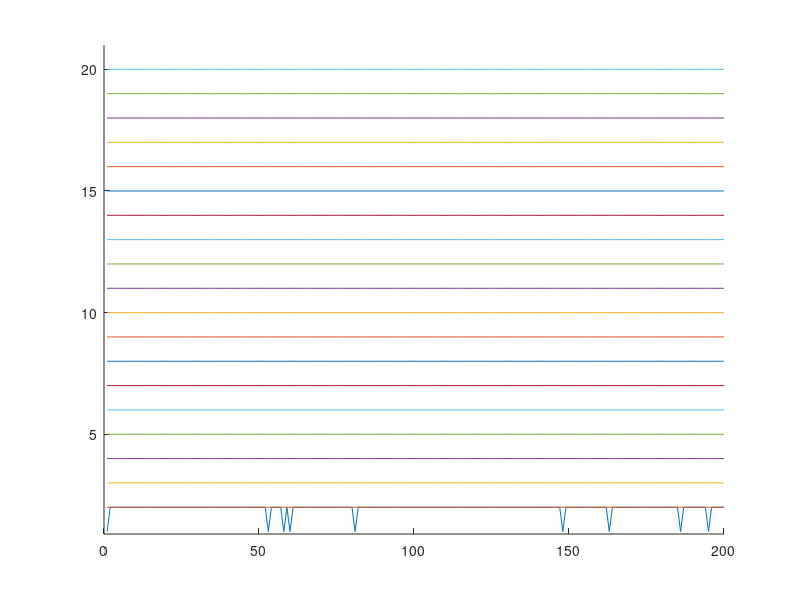
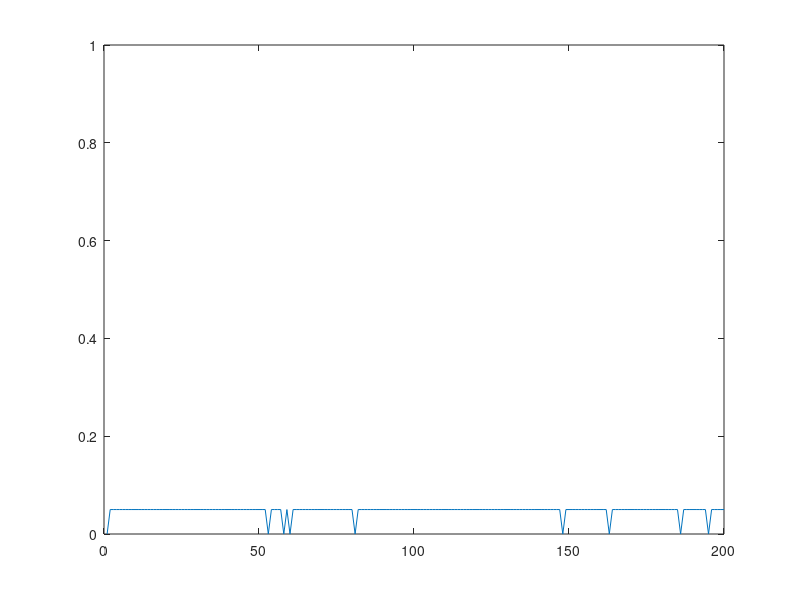
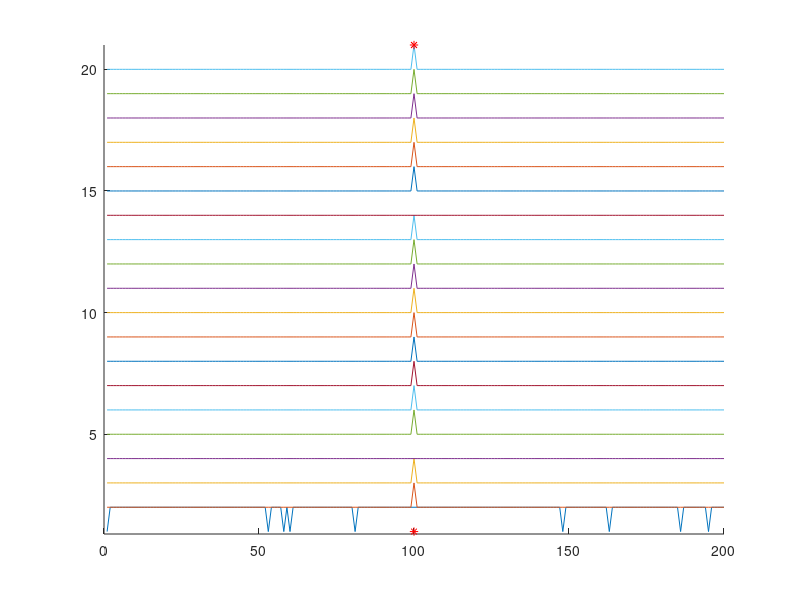
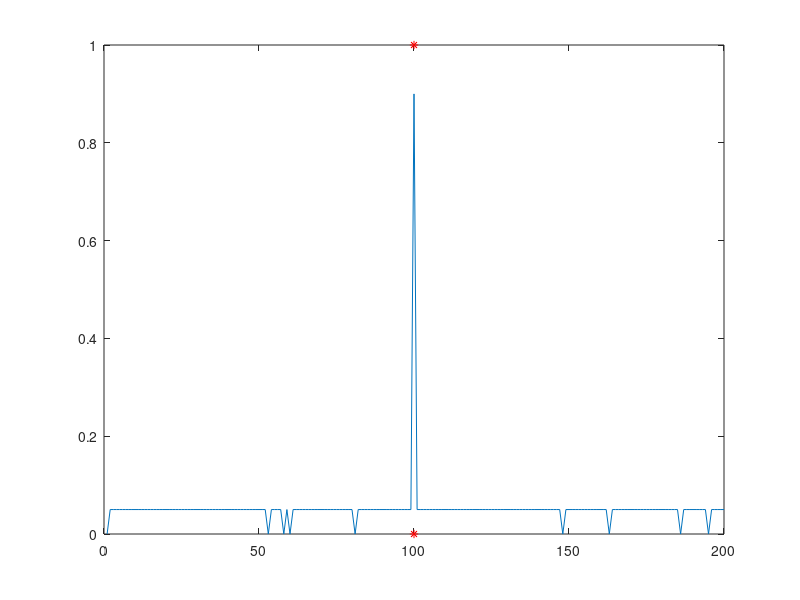

The MATLAB source for these figures, in order:
clear all

%% Random spikes 

% How many neurons 
    numits = 20; 

% Duration of the epoch
    len = 200; 
% Number of spikes per epoch
    numspikes = 30; 

% Time steps
    t = 1:len; 

% Initialize neurons, no spikes
neuron = zeros(len,numits);

% Generate spikes
    spikeIDXs = randi(len,[numits,numspikes]);
    neuron(spikeIDXs) = 1; 

% Calculate the downstream response to all neural inputs
    avgDownStream = sum(neuron');
    avgDownStream = avgDownStream / numits;

% Plot all or some of the raw spike trains
maxnumtrainstoshow = 50;
figure(27); clf; hold on;
    for j=1:min([maxnumtrainstoshow, numits])
        plot(t, neuron(:,j)+j);
    end
    ylim([0.9, min([maxnumtrainstoshow+1, numits+1])])

% Plot the downstream neural response
    figure(28); clf; 
        plot(t, avgDownStream); ylim([0 1]);

%% Signal detection with random spikes

% Chance that a neuron will detect the event (range 0-1)
    detectionChance = 0.80; 


neuronDetector = neuron;

detections = find(rand(1,numits) <= detectionChance);
neuronDetector(round(len/2),detections) = 1;

% Calculate the downstream response to all neural inputs
    avgDownStreamDetector = sum(neuronDetector');
    avgDownStreamDetector = avgDownStreamDetector / numits;


figure(29); clf; hold on;
    for j=1:min([maxnumtrainstoshow, numits])
        plot(t, neuronDetector(:,j)+j);
    end
    ylim([0.9, min([maxnumtrainstoshow+1, numits+1])])
    plot(round(len/2), 1, 'r*'); plot(round(len/2), min([maxnumtrainstoshow+1, numits+1]), 'r*')

% Plot the downstream neural response
    figure(30); clf; 
        plot(t, avgDownStreamDetector); 
        hold on;
        plot(round(len/2), 1, 'r*'); plot(round(len/2), 0, 'r*')
        ylim([0 1]);
